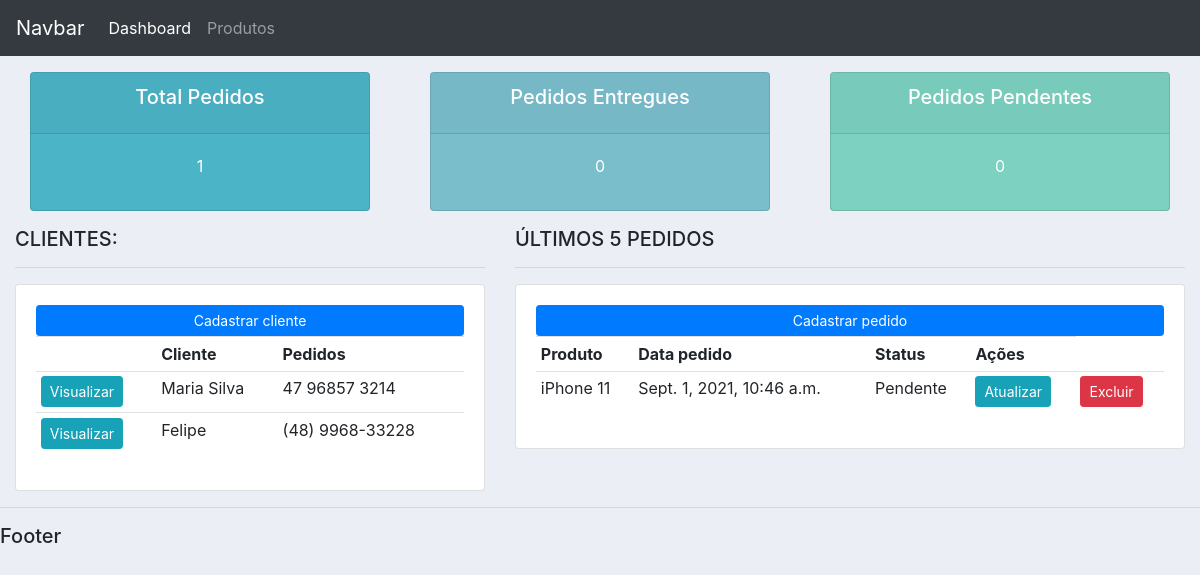
Before: / with the older database file.
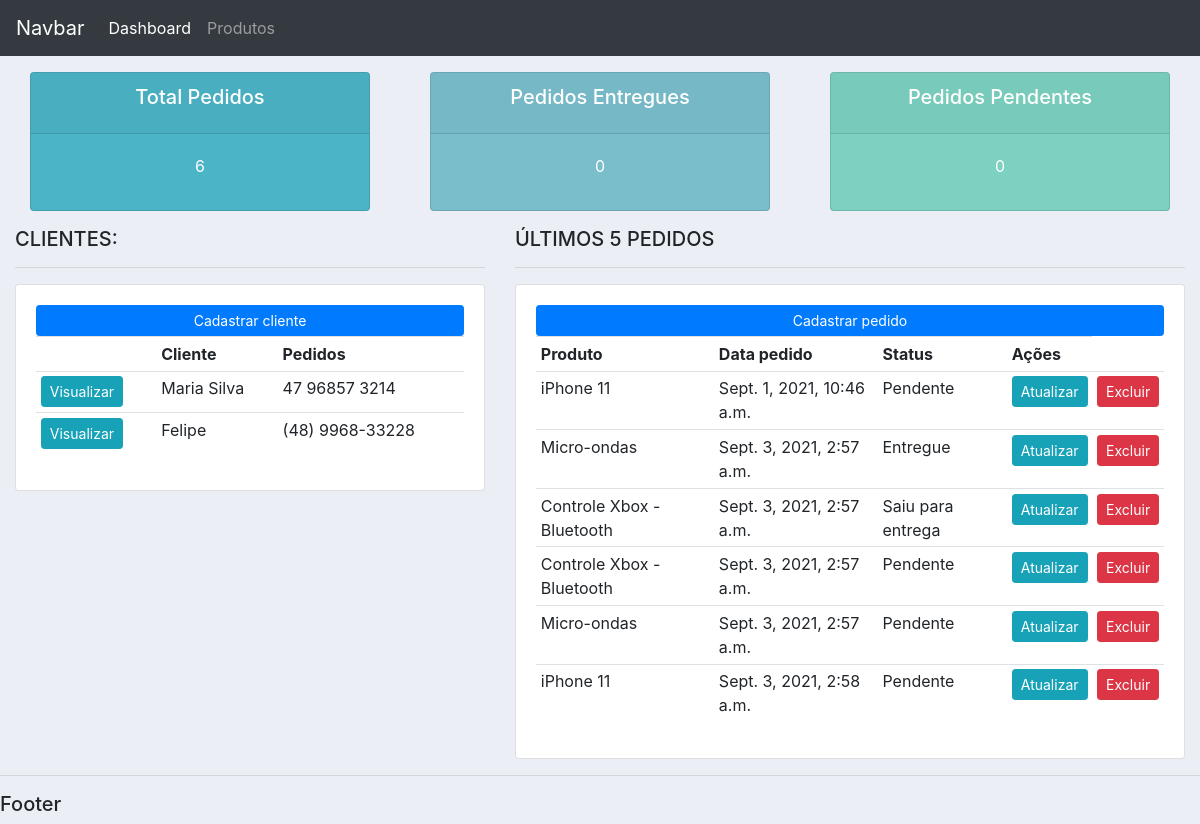
After: the same page with the newer database file.
### accounts/models.py (models this page shows, shortened)
class Customer(models.Model):
    name = models.CharField(max_length=100, null=True)
    phone = models.CharField(max_length=25, null=True)
    email = models.CharField(max_length=100, null=True)
    date_created = models.DateTimeField(auto_now_add=True, null=True)

class Order(models.Model):
    STATUS = (
        ('Pendente', 'Pendente'),
        ('Saiu para entrega', 'Saiu para entrega'),
        ('Entregue', 'Entregue'),
    )
    customer = models.ForeignKey(
        Customer, null=True, on_delete=models.SET_NULL)
    product = models.ForeignKey(Product, null=True, on_delete=models.SET_NULL)
    date_created = models.DateTimeField(auto_now_add=True, null=True)
    status = models.CharField(
        max_length=100, null=True, choices=STATUS)

class Product(models.Model):
    name = models.CharField(max_length=200, null=True)
    price = models.FloatField(null=True)
    category = models.ForeignKey(Category, on_delete=models.CASCADE)
    description = models.CharField(max_length=200, null=True, blank=True)
    date_created = models.DateTimeField(auto_now_add=True, null=True)
    tag = models.ManyToManyField(Tag)
    def __str__(self):
        return self.name

### accounts/views.py (the view)
# urls.py: path('', views.home, name='home'),
def home(request):
    orders = Order.objects.all()
    customers = Customer.objects.all()
    total_customers = customers.count()
    total_orders = orders.count()
    delivered = orders.filter(status='Delivered').count()
    pending = orders.filter(status='Pending').count()
    context = {'orders': orders, 'customers': customers,
               'total_customers': total_customers,
               'total_orders': total_orders,
               'pending': pending, 'delivered': delivered}
    return render(request, 'accounts/dashboard.html', context)

### accounts/templates/accounts/dashboard.html
{% extends 'accounts/main.html' %} {% block content %}
{% include 'accounts/status.html' %}
<div class="row">
  <div class="col-md-5">
    <h5>CLIENTES:</h5>
    <hr />
    <div class="card card-body">
      <a href="" class="btn btn-primary btn-sm btn-block">Cadastrar cliente</a>
      <table class="table table-sm">
        <tr>
          <th></th>
          <th>Cliente</th>
          <th>Pedidos</th>
        </tr>
        {% for customer in customers %}
        <tr>
          <td>
            <a
              class="btn btn-sm btn-info"
              href="{% url 'customer' customer.id %}"
              >Visualizar</a
            >
          </td>
          <td>{{ customer.name }}</td>
          <td>{{ customer.phone }}</td>
        </tr>
        {% endfor %}
      </table>
    </div>
  </div>
  <div class="col-md-7">
    <h5>ÚLTIMOS 5 PEDIDOS</h5>
    <hr />
    <div class="card card-body">
      <a href="" class="btn btn-primary btn-sm btn-block">Cadastrar pedido</a>
      <table class="table table-sm">
        <tr>
          <th>Produto</th>
          <th>Data pedido</th>
          <th>Status</th>
          <th>Ações</th>
        </tr>
        {% for order in orders %}
        <tr>
          <td>{{ order.product }}</td>
          <td>{{ order.date_created }}</td>
          <td>{{ order.status }}</td>
          <td><a class="btn btn-sm btn-info" href="">Atualizar</a></td>
          <td><a class="btn btn-sm btn-danger" href="">Excluir</a></td>
        </tr>
        {% endfor %}
      </table>
    </div>
  </div>
</div>
{%endblock %}

### accounts/templates/accounts/main.html (shortened to what this page needs)
{% load static %}
<!DOCTYPE html>
<html lang="en">
  <head>
    <link
      rel="stylesheet"
      href="https://cdn.jsdelivr.net/npm/bootstrap@4.6.0/dist/css/bootstrap.min.css"
    />
    <link rel="stylesheet" href="{% static '/css/main.css' %}" />
  </head>
  <body>
    {% include 'accounts/navbar.html' %}
    <div class="container-fluid mt-3">{% block content %} {% endblock %}</div>
    <hr />
    <h5>Footer</h5>
  </body>
</html>

### accounts/templates/accounts/navbar.html (shortened to what this page needs)
<nav class="navbar navbar-expand-lg navbar-dark bg-dark">
  <a class="navbar-brand" href="#">Navbar</a>
  <div class="collapse navbar-collapse" id="navbarSupportedContent">
    <ul class="navbar-nav mr-auto">
      <li class="nav-item active">
        <a class="nav-link" href="{% url 'home' %}"
          >Dashboard <span class="sr-only">(current)</span></a
        >
      </li>
      <li class="nav-item">
        <a class="nav-link" href="{% url 'products' %}">Produtos</a>
      </li>
    </ul>
  </div>
</nav>

### accounts/templates/accounts/status.html
<div class="row">
  <div class="col">
    <div class="col-md">
      <div class="card text-center text-white mb-3" id="total-orders">
        <div class="card-header">
          <h5 class="card-title">Total Pedidos</h5>
        </div>
        <div class="card-body">
          <div class="card-title">{{total_orders}}</div>
        </div>
      </div>
    </div>
  </div>
  <div class="col">
    <div class="col-md">
      <div class="card text-center text-white mb-3" id="orders-delivered">
        <div class="card-header">
          <h5 class="card-title">Pedidos Entregues</h5>
        </div>
        <div class="card-body">
          <div class="card-title">{{delivered}}</div>
        </div>
      </div>
    </div>
  </div>
  <div class="col">
    <div class="col-md">
      <div class="card text-center text-white mb-3" id="orders-pending">
        <div class="card-header">
          <h5 class="card-title">Pedidos Pendentes</h5>
        </div>
        <div class="card-body">
          <div class="card-title">{{pending}}</div>
        </div>
      </div>
    </div>
  </div>
</div>

### static/css/main.css (style rules this page uses)
body { background-color: #ebeff5; }
#total-orders { background-color: #4cb4c7; }
#orders-delivered { background-color: #7abecc; }
#orders-pending { background-color: #7cd1c0; }

Changed rows visible on the page:
added Order: product "Micro-ondas", date_created "Sept. 3, 2021, 2:57 a.m.", status "Entregue"
added Order: product "Controle Xbox - Bluetooth", date_created "Sept. 3, 2021, 2:57 a.m.", status "Saiu para entrega"
added Order: product "Controle Xbox - Bluetooth", date_created "Sept. 3, 2021, 2:57 a.m.", status "Pendente"
added Order: product "Micro-ondas", date_created "Sept. 3, 2021, 2:57 a.m.", status "Pendente"
added Order: product "iPhone 11", date_created "Sept. 3, 2021, 2:58 a.m.", status "Pendente"
Other visible differences:
{{ total_orders }}: "1" → "6"
